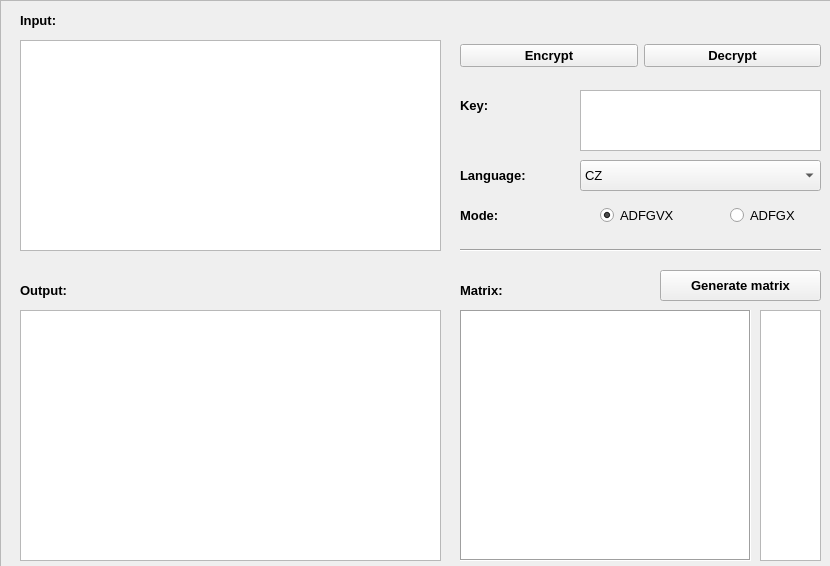
<?xml version="1.0" encoding="UTF-8"?>
<ui version="4.0">
 <class>MainWindow</class>
 <widget class="QMainWindow" name="MainWindow">
  <property name="geometry">
   <rect>
    <x>0</x>
    <y>0</y>
    <width>830</width>
    <height>566</height>
   </rect>
  </property>
  <property name="minimumSize">
   <size>
    <width>830</width>
    <height>566</height>
   </size>
  </property>
  <property name="maximumSize">
   <size>
    <width>830</width>
    <height>566</height>
   </size>
  </property>
  <property name="windowTitle">
   <string>ADFG(V)X</string>
  </property>
  <widget class="QWidget" name="centralwidget">
   <widget class="QFrame" name="frame">
    <property name="geometry">
     <rect>
      <x>0</x>
      <y>0</y>
      <width>831</width>
      <height>571</height>
     </rect>
    </property>
    <property name="frameShape">
     <enum>QFrame::StyledPanel</enum>
    </property>
    <property name="frameShadow">
     <enum>QFrame::Raised</enum>
    </property>
    <widget class="QTextEdit" name="textEditIn">
     <property name="geometry">
      <rect>
       <x>20</x>
       <y>40</y>
       <width>421</width>
       <height>211</height>
      </rect>
     </property>
     <property name="font">
      <font>
       <pointsize>10</pointsize>
      </font>
     </property>
     <property name="html">
      <string>&lt;!DOCTYPE HTML PUBLIC &quot;-//W3C//DTD HTML 4.0//EN&quot; &quot;http://www.w3.org/TR/REC-html40/strict.dtd&quot;&gt;
&lt;html&gt;&lt;head&gt;&lt;meta name=&quot;qrichtext&quot; content=&quot;1&quot; /&gt;&lt;style type=&quot;text/css&quot;&gt;
p, li { white-space: pre-wrap; }
&lt;/style&gt;&lt;/head&gt;&lt;body style=&quot; font-family:'MS Shell Dlg 2'; font-size:10pt; font-weight:400; font-style:normal;&quot;&gt;
&lt;p style=&quot;-qt-paragraph-type:empty; margin-top:0px; margin-bottom:0px; margin-left:0px; margin-right:0px; -qt-block-indent:0; text-indent:0px;&quot;&gt;&lt;br /&gt;&lt;/p&gt;&lt;/body&gt;&lt;/html&gt;</string>
     </property>
    </widget>
    <widget class="QLabel" name="label">
     <property name="geometry">
      <rect>
       <x>20</x>
       <y>5</y>
       <width>141</width>
       <height>31</height>
      </rect>
     </property>
     <property name="font">
      <font>
       <pointsize>10</pointsize>
       <weight>75</weight>
       <bold>true</bold>
      </font>
     </property>
     <property name="text">
      <string>Input:</string>
     </property>
    </widget>
    <widget class="QLabel" name="label_2">
     <property name="geometry">
      <rect>
       <x>20</x>
       <y>275</y>
       <width>141</width>
       <height>31</height>
      </rect>
     </property>
     <property name="font">
      <font>
       <pointsize>10</pointsize>
       <weight>75</weight>
       <bold>true</bold>
      </font>
     </property>
     <property name="text">
      <string>Output:</string>
     </property>
    </widget>
    <widget class="QTextEdit" name="textEditOut">
     <property name="geometry">
      <rect>
       <x>20</x>
       <y>310</y>
       <width>421</width>
       <height>251</height>
      </rect>
     </property>
     <property name="font">
      <font>
       <pointsize>10</pointsize>
      </font>
     </property>
     <property name="readOnly">
      <bool>true</bool>
     </property>
    </widget>
    <widget class="QLabel" name="label_3">
     <property name="geometry">
      <rect>
       <x>460</x>
       <y>90</y>
       <width>41</width>
       <height>31</height>
      </rect>
     </property>
     <property name="font">
      <font>
       <pointsize>10</pointsize>
       <weight>75</weight>
       <bold>true</bold>
      </font>
     </property>
     <property name="text">
      <string>Key:</string>
     </property>
    </widget>
    <widget class="QLabel" name="label_4">
     <property name="geometry">
      <rect>
       <x>460</x>
       <y>270</y>
       <width>81</width>
       <height>41</height>
      </rect>
     </property>
     <property name="font">
      <font>
       <pointsize>10</pointsize>
       <weight>75</weight>
       <bold>true</bold>
      </font>
     </property>
     <property name="text">
      <string>Matrix:</string>
     </property>
    </widget>
    <widget class="QPushButton" name="pushButtonRnd">
     <property name="geometry">
      <rect>
       <x>660</x>
       <y>270</y>
       <width>161</width>
       <height>31</height>
      </rect>
     </property>
     <property name="font">
      <font>
       <pointsize>10</pointsize>
       <weight>75</weight>
       <bold>true</bold>
      </font>
     </property>
     <property name="text">
      <string>Generate matrix</string>
     </property>
    </widget>
    <widget class="QWidget" name="horizontalLayoutWidget">
     <property name="geometry">
      <rect>
       <x>460</x>
       <y>30</y>
       <width>361</width>
       <height>51</height>
      </rect>
     </property>
     <layout class="QHBoxLayout" name="horizontalLayout">
      <item>
       <widget class="QPushButton" name="pushButtonEnc">
        <property name="font">
         <font>
          <pointsize>10</pointsize>
          <weight>75</weight>
          <bold>true</bold>
         </font>
        </property>
        <property name="text">
         <string>Encrypt</string>
        </property>
       </widget>
      </item>
      <item>
       <widget class="QPushButton" name="pushButtonDec">
        <property name="font">
         <font>
          <pointsize>10</pointsize>
          <weight>75</weight>
          <bold>true</bold>
         </font>
        </property>
        <property name="text">
         <string>Decrypt</string>
        </property>
       </widget>
      </item>
     </layout>
    </widget>
    <widget class="QLabel" name="label_11">
     <property name="geometry">
      <rect>
       <x>460</x>
       <y>160</y>
       <width>101</width>
       <height>31</height>
      </rect>
     </property>
     <property name="font">
      <font>
       <pointsize>10</pointsize>
       <weight>75</weight>
       <bold>true</bold>
      </font>
     </property>
     <property name="text">
      <string>Language:</string>
     </property>
    </widget>
    <widget class="QComboBox" name="comboBoxLan">
     <property name="geometry">
      <rect>
       <x>580</x>
       <y>160</y>
       <width>241</width>
       <height>31</height>
      </rect>
     </property>
     <property name="font">
      <font>
       <pointsize>10</pointsize>
      </font>
     </property>
     <item>
      <property name="text">
       <string>CZ</string>
      </property>
     </item>
     <item>
      <property name="text">
       <string>EN</string>
      </property>
     </item>
    </widget>
    <widget class="QRadioButton" name="rbADFGVX">
     <property name="geometry">
      <rect>
       <x>600</x>
       <y>200</y>
       <width>95</width>
       <height>31</height>
      </rect>
     </property>
     <property name="font">
      <font>
       <pointsize>10</pointsize>
       <weight>50</weight>
       <bold>false</bold>
      </font>
     </property>
     <property name="text">
      <string>ADFGVX</string>
     </property>
     <property name="checked">
      <bool>true</bool>
     </property>
    </widget>
    <widget class="QRadioButton" name="rbADFGX">
     <property name="geometry">
      <rect>
       <x>730</x>
       <y>200</y>
       <width>95</width>
       <height>31</height>
      </rect>
     </property>
     <property name="font">
      <font>
       <pointsize>10</pointsize>
       <weight>50</weight>
       <bold>false</bold>
      </font>
     </property>
     <property name="text">
      <string>ADFGX</string>
     </property>
    </widget>
    <widget class="QTableWidget" name="tableWidget">
     <property name="geometry">
      <rect>
       <x>460</x>
       <y>310</y>
       <width>291</width>
       <height>251</height>
      </rect>
     </property>
     <property name="frameShape">
      <enum>QFrame::Box</enum>
     </property>
     <attribute name="horizontalHeaderMinimumSectionSize">
      <number>44</number>
     </attribute>
     <attribute name="horizontalHeaderDefaultSectionSize">
      <number>44</number>
     </attribute>
     <attribute name="verticalHeaderMinimumSectionSize">
      <number>35</number>
     </attribute>
     <attribute name="verticalHeaderDefaultSectionSize">
      <number>35</number>
     </attribute>
    </widget>
    <widget class="QListView" name="lvRemainingChars">
     <property name="geometry">
      <rect>
       <x>760</x>
       <y>310</y>
       <width>61</width>
       <height>251</height>
      </rect>
     </property>
     <property name="editTriggers">
      <set>QAbstractItemView::NoEditTriggers</set>
     </property>
    </widget>
    <widget class="Line" name="line">
     <property name="geometry">
      <rect>
       <x>460</x>
       <y>240</y>
       <width>361</width>
       <height>20</height>
      </rect>
     </property>
     <property name="orientation">
      <enum>Qt::Horizontal</enum>
     </property>
    </widget>
    <widget class="QLabel" name="label_12">
     <property name="geometry">
      <rect>
       <x>460</x>
       <y>200</y>
       <width>101</width>
       <height>31</height>
      </rect>
     </property>
     <property name="font">
      <font>
       <pointsize>10</pointsize>
       <weight>75</weight>
       <bold>true</bold>
      </font>
     </property>
     <property name="text">
      <string>Mode:</string>
     </property>
    </widget>
    <widget class="QTextEdit" name="textEditKey">
     <property name="geometry">
      <rect>
       <x>580</x>
       <y>90</y>
       <width>241</width>
       <height>61</height>
      </rect>
     </property>
     <property name="font">
      <font>
       <pointsize>10</pointsize>
      </font>
     </property>
     <property name="html">
      <string>&lt;!DOCTYPE HTML PUBLIC &quot;-//W3C//DTD HTML 4.0//EN&quot; &quot;http://www.w3.org/TR/REC-html40/strict.dtd&quot;&gt;
&lt;html&gt;&lt;head&gt;&lt;meta name=&quot;qrichtext&quot; content=&quot;1&quot; /&gt;&lt;style type=&quot;text/css&quot;&gt;
p, li { white-space: pre-wrap; }
&lt;/style&gt;&lt;/head&gt;&lt;body style=&quot; font-family:'MS Shell Dlg 2'; font-size:10pt; font-weight:400; font-style:normal;&quot;&gt;
&lt;p style=&quot;-qt-paragraph-type:empty; margin-top:0px; margin-bottom:0px; margin-left:0px; margin-right:0px; -qt-block-indent:0; text-indent:0px;&quot;&gt;&lt;br /&gt;&lt;/p&gt;&lt;/body&gt;&lt;/html&gt;</string>
     </property>
    </widget>
   </widget>
  </widget>
 </widget>
 <resources/>
 <connections/>
</ui>
